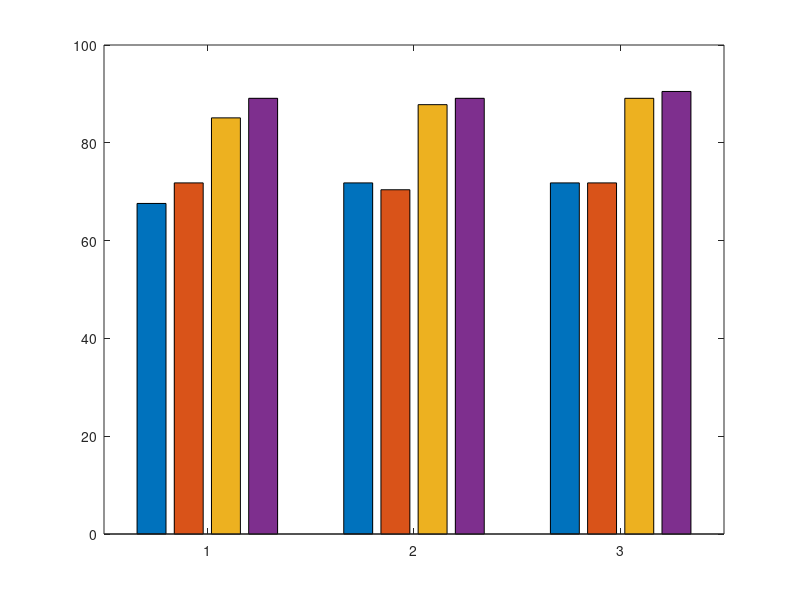

Recreate this plot in MATLAB. (Note: this script raises an error after producing the figure.)
% -----------------------------------------------------------
% Concordance bar chart: fixed- vs subject-specific windows
% -----------------------------------------------------------

% Data (rows = LI methods; columns = four bar categories)
% Columns: 1 = Animal-Baseline | Fixed
%          2 = Animal-Baseline | Subject-specific
%          3 = Animal-Symbol   | Fixed
%          4 = Animal-Symbol   | Subject-specific
% M = [ 74.1  78.1  88.8  90.2 ;   % Magnitude
%       73.2  77.6  87.5  89.3 ;   % Counting
%       71.8  76.8  86.1  88.6 ];  % Bootstrap
 
  
m1 = [67.6   71.8
   71.8   70.4
   71.8   71.8];

m2 = [85.1   89.1
   87.8   89.1
   89.1   90.5];

M = [m1, m2];
   

methods   = {'Magnitude','Counting','Bootstrap'};

barLabels = { 'A-vs-B | Fixed' ...
    'A-vs-B | Peak'  ...
    'A-vs-S | Fixed' ...
    'A-vs-S | Peak'  };

% Colour-blind-safe palette (4 columns)
cmap = [ 0.96 0.60 0.15 ;   % orange
         0.85 0.40 0.18 ;   % dark orange
         0.40 0.76 0.65 ;   % teal
         0.23 0.50 0.70 ];  % blue-teal

figure('Units','pixels','Position',[100 100 650 320])
b = bar(M,'grouped'); hold on
for k = 1:numel(b)
    b(k).FaceColor = cmap(k,:);
    b(k).EdgeColor = 'none';
end

% Y-axis
ylabel('MEG - fMRI LI concordance (%)','FontSize',11)
ylim([60 100]); yticks(60:10:100); grid on
ax = gca; ax.GridLineStyle=':'; ax.YGrid='on';
ax.XTick = 1:numel(methods); ax.XTickLabel = methods;
ax.FontSize = 10; ax.Box = 'off';

% Legend
legend(barLabels,'Location','northoutside','Orientation','horizontal',...
       'FontSize',9,'Box','off')

% Value labels inside bars
for i = 1:size(M,1)
    for j = 1:size(M,2)
        x = b(j).XData(i) + b(j).XOffset;
        y = M(i,j);
        text(x, y/2, sprintf('%.1f%%',y), ...
             'HorizontalAlignment','center', ...
             'VerticalAlignment','middle', ...
             'Color','w','FontSize',8,'FontWeight','bold')
    end
end
set(gca,'color','none');


% title({'Fixed intervals vs. subject-specific peak windows'; ...
%        'Effect of control-task contrast on concordance'}, ...
%        'FontSize',12,'FontWeight','normal')
